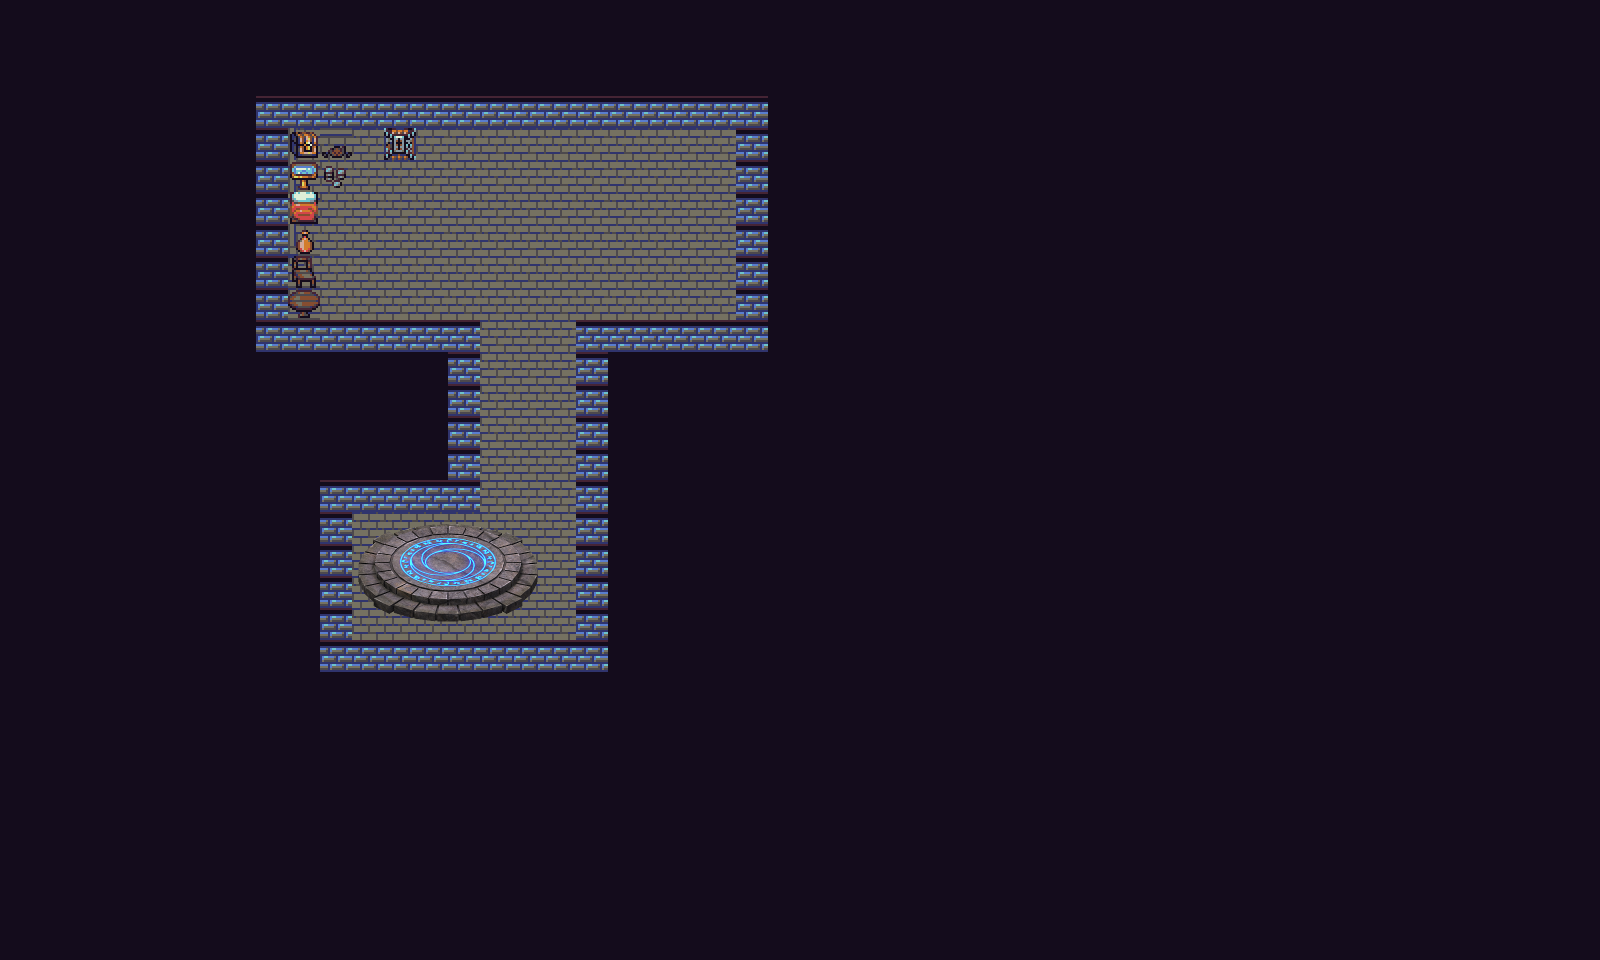

Rendered tile map (Tiled .tmx) drawn with the repository's tilesets; below, a short description and the full map source, tile grids included:
An orthogonal 50x30 tile map with 32x32 px tiles, 2 tile layers (Calque de Tuiles 1, Calque de Tuiles Portale), 2 tilesets.

<map version="1.10" tiledversion="1.10.2" orientation="orthogonal" renderorder="right-down" width="50" height="30" tilewidth="32" tileheight="32" infinite="0" nextlayerid="3" nextobjectid="1">
 <tileset firstgid="1" source="Dungeon.tsx" />
 <tileset firstgid="301" source="teleport_256.tsx" />
 <layer id="1" name="Calque de Tuiles 1" width="50" height="30">
  <data encoding="csv">
1,1,1,1,1,1,1,1,1,1,1,1,1,1,1,1,1,1,1,1,1,1,1,1,1,1,1,1,1,1,1,1,1,1,1,1,1,1,1,1,1,1,1,1,1,1,1,1,1,1,
1,1,1,1,1,1,1,1,1,1,1,1,1,1,1,1,1,1,1,1,1,1,1,1,1,1,1,1,1,1,1,1,1,1,1,1,1,1,1,1,1,1,1,1,1,1,1,1,1,1,
1,1,1,1,1,1,1,1,1,1,1,1,1,1,1,1,1,1,1,1,1,1,1,1,1,1,1,1,1,1,1,1,1,1,1,1,1,1,1,1,1,1,1,1,1,1,1,1,1,1,
1,1,1,1,1,1,1,1,23,23,23,23,23,23,23,23,23,23,23,23,23,23,23,23,1,1,1,1,1,1,1,1,1,1,1,1,1,1,1,1,1,1,1,1,1,1,1,1,1,1,
1,1,1,1,1,1,1,1,23,103,205,65,117,65,65,65,65,65,65,65,65,65,65,23,1,1,1,1,1,1,1,1,1,1,1,1,1,1,1,1,1,1,1,1,1,1,1,1,1,1,
1,1,1,1,1,1,1,1,23,202,64,65,65,65,65,65,65,65,65,65,65,65,65,23,1,1,1,1,1,1,1,1,1,1,1,1,1,1,1,1,1,1,1,1,1,1,1,1,1,1,
1,1,1,1,1,1,1,1,23,204,65,65,65,65,65,65,65,65,65,65,65,65,65,23,1,1,1,1,1,1,1,1,1,1,1,1,1,1,1,1,1,1,1,1,1,1,1,1,1,1,
1,1,1,1,1,1,1,1,23,242,65,65,65,65,65,65,65,65,65,65,65,65,65,23,1,1,1,1,1,1,1,1,1,1,1,1,1,1,1,1,1,1,1,1,1,1,1,1,1,1,
1,1,1,1,1,1,1,1,23,243,65,65,65,65,65,65,65,65,65,65,65,65,65,23,1,1,1,1,1,1,1,1,1,1,1,1,1,1,1,1,1,1,1,1,1,1,1,1,1,1,
1,1,1,1,1,1,1,1,23,244,65,65,65,65,65,65,65,65,65,65,65,65,65,23,1,1,1,1,1,1,1,1,1,1,1,1,1,1,1,1,1,1,1,1,1,1,1,1,1,1,
1,1,1,1,1,1,1,1,23,23,23,23,23,23,23,65,65,65,23,23,23,23,23,23,1,1,1,1,1,1,1,1,1,1,1,1,1,1,1,1,1,1,1,1,1,1,1,1,1,1,
1,1,1,1,1,1,1,1,1,1,1,1,1,1,23,65,65,65,23,1,1,1,1,1,1,1,1,1,1,1,1,1,1,1,1,1,1,1,1,1,1,1,1,1,1,1,1,1,1,1,
1,1,1,1,1,1,1,1,1,1,1,1,1,1,23,65,65,65,23,1,1,1,1,1,1,1,1,1,1,1,1,1,1,1,1,1,1,1,1,1,1,1,1,1,1,1,1,1,1,1,
1,1,1,1,1,1,1,1,1,1,1,1,1,1,23,65,65,65,23,1,1,1,1,1,1,1,1,1,1,1,1,1,1,1,1,1,1,1,1,1,1,1,1,1,1,1,1,1,1,1,
1,1,1,1,1,1,1,1,1,1,1,1,1,1,23,65,65,65,23,1,1,1,1,1,1,1,1,1,1,1,1,1,1,1,1,1,1,1,1,1,1,1,1,1,1,1,1,1,1,1,
1,1,1,1,1,1,1,1,1,1,23,23,23,23,23,65,65,65,23,1,1,1,1,1,1,1,1,1,1,1,1,1,1,1,1,1,1,1,1,1,1,1,1,1,1,1,1,1,1,1,
1,1,1,1,1,1,1,1,1,1,23,65,65,65,65,65,65,65,23,1,1,1,1,1,1,1,1,1,1,1,1,1,1,1,1,1,1,1,1,1,1,1,1,1,1,1,1,1,1,1,
1,1,1,1,1,1,1,1,1,1,23,65,65,65,65,65,65,65,23,1,1,1,1,1,1,1,1,1,1,1,1,1,1,1,1,1,1,1,1,1,1,1,1,1,1,1,1,1,1,1,
1,1,1,1,1,1,1,1,1,1,23,65,65,65,65,65,65,65,23,1,1,1,1,1,1,1,1,1,1,1,1,1,1,1,1,1,1,1,1,1,1,1,1,1,1,1,1,1,1,1,
1,1,1,1,1,1,1,1,1,1,23,65,65,65,65,65,65,65,23,1,1,1,1,1,1,1,1,1,1,1,1,1,1,1,1,1,1,1,1,1,1,1,1,1,1,1,1,1,1,1,
1,1,1,1,1,1,1,1,1,1,23,23,23,23,23,23,23,23,23,1,1,1,1,1,1,1,1,1,1,1,1,1,1,1,1,1,1,1,1,1,1,1,1,1,1,1,1,1,1,1,
1,1,1,1,1,1,1,1,1,1,1,1,1,1,1,1,1,1,1,1,1,1,1,1,1,1,1,1,1,1,1,1,1,1,1,1,1,1,1,1,1,1,1,1,1,1,1,1,1,1,
1,1,1,1,1,1,1,1,1,1,1,1,1,1,1,1,1,1,1,1,1,1,1,1,1,1,1,1,1,1,1,1,1,1,1,1,1,1,1,1,1,1,1,1,1,1,1,1,1,1,
1,1,1,1,1,1,1,1,1,1,1,1,1,1,1,1,1,1,1,1,1,1,1,1,1,1,1,1,1,1,1,1,1,1,1,1,1,1,1,1,1,1,1,1,1,1,1,1,1,1,
1,1,1,1,1,1,1,1,1,1,1,1,1,1,1,1,1,1,1,1,1,1,1,1,1,1,1,1,1,1,1,1,1,1,1,1,1,1,1,1,1,1,1,1,1,1,1,1,1,1,
1,1,1,1,1,1,1,1,1,1,1,1,1,1,1,1,1,1,1,1,1,1,1,1,1,1,1,1,1,1,1,1,1,1,1,1,1,1,1,1,1,1,1,1,1,1,1,1,1,1,
1,1,1,1,1,1,1,1,1,1,1,1,1,1,1,1,1,1,1,1,1,1,1,1,1,1,1,1,1,1,1,1,1,1,1,1,1,1,1,1,1,1,1,1,1,1,1,1,1,1,
1,1,1,1,1,1,1,1,1,1,1,1,1,1,1,1,1,1,1,1,1,1,1,1,1,1,1,1,1,1,1,1,1,1,1,1,1,1,1,1,1,1,1,1,1,1,1,1,1,1,
1,1,1,1,1,1,1,1,1,1,1,1,1,1,1,1,1,1,1,1,1,1,1,1,1,1,1,1,1,1,1,1,1,1,1,1,1,1,1,1,1,1,1,1,1,1,1,1,1,1,
1,1,1,1,1,1,1,1,1,1,1,1,1,1,1,1,1,1,1,1,1,1,1,1,1,1,1,1,1,1,1,1,1,1,1,1,1,1,1,1,1,1,1,1,1,1,1,1,1,1
</data>
 </layer>
 <layer id="2" name="Calque de Tuiles Portale" width="50" height="30">
  <data encoding="csv">
0,0,0,0,0,0,0,0,0,0,0,0,0,0,0,0,0,0,0,0,0,0,0,0,0,0,0,0,0,0,0,0,0,0,0,0,0,0,0,0,0,0,0,0,0,0,0,0,0,0,
0,0,0,0,0,0,0,0,0,0,0,0,0,0,0,0,0,0,0,0,0,0,0,0,0,0,0,0,0,0,0,0,0,0,0,0,0,0,0,0,0,0,0,0,0,0,0,0,0,0,
0,0,0,0,0,0,0,0,0,0,0,0,0,0,0,0,0,0,0,0,0,0,0,0,0,0,0,0,0,0,0,0,0,0,0,0,0,0,0,0,0,0,0,0,0,0,0,0,0,0,
0,0,0,0,0,0,0,0,0,0,0,0,0,0,0,0,0,0,0,0,0,0,0,0,0,0,0,0,0,0,0,0,0,0,0,0,0,0,0,0,0,0,0,0,0,0,0,0,0,0,
0,0,0,0,0,0,0,0,0,0,0,0,0,0,0,0,0,0,0,0,0,0,0,0,0,0,0,0,0,0,0,0,0,0,0,0,0,0,0,0,0,0,0,0,0,0,0,0,0,0,
0,0,0,0,0,0,0,0,0,0,0,0,0,0,0,0,0,0,0,0,0,0,0,0,0,0,0,0,0,0,0,0,0,0,0,0,0,0,0,0,0,0,0,0,0,0,0,0,0,0,
0,0,0,0,0,0,0,0,0,0,0,0,0,65,65,0,65,65,65,65,0,0,0,0,0,0,0,0,0,0,0,0,0,0,0,0,0,0,0,0,0,0,0,0,0,0,0,0,0,0,
0,0,0,0,0,0,0,0,0,0,0,0,0,0,65,65,65,65,65,65,0,0,0,0,0,0,0,0,0,0,0,0,0,0,0,0,0,0,0,0,0,0,0,0,0,0,0,0,0,0,
0,0,0,0,0,0,0,0,0,0,0,0,0,0,0,65,65,65,0,0,0,0,0,0,0,0,0,0,0,0,0,0,0,0,0,0,0,0,0,0,0,0,0,0,0,0,0,0,0,0,
0,0,0,0,0,0,0,0,0,0,0,0,0,0,0,0,0,0,0,0,0,0,0,0,0,0,0,0,0,0,0,0,0,0,0,0,0,0,0,0,0,0,0,0,0,0,0,0,0,0,
0,0,0,0,0,0,0,0,0,0,0,0,0,0,0,0,0,0,0,0,0,0,0,0,0,0,0,0,0,0,0,0,0,0,0,0,0,0,0,0,0,0,0,0,0,0,0,0,0,0,
0,0,0,0,0,0,0,0,0,0,0,0,0,0,0,0,0,0,0,0,0,0,0,0,0,0,0,0,0,0,0,0,0,0,0,0,0,0,0,0,0,0,0,0,0,0,0,0,0,0,
0,0,0,0,0,0,0,0,0,0,0,0,0,0,0,0,0,0,0,0,0,0,0,0,0,0,0,0,0,0,0,0,0,0,0,0,0,0,0,0,0,0,0,0,0,0,0,0,0,0,
0,0,0,0,0,0,0,0,0,0,0,0,0,0,0,0,0,0,0,0,0,0,0,0,0,0,0,0,0,0,0,0,0,0,0,0,0,0,0,0,0,0,0,0,0,0,0,0,0,0,
0,0,0,0,0,0,0,0,0,0,0,0,0,0,0,0,0,0,0,0,0,0,0,0,0,0,0,0,0,0,0,0,0,0,0,0,0,0,0,0,0,0,0,0,0,0,0,0,0,0,
0,0,0,0,0,0,0,0,0,0,0,0,0,0,0,0,0,0,0,0,0,0,0,0,0,0,0,0,0,0,0,0,0,0,0,0,0,0,0,0,0,0,0,0,0,0,0,0,0,0,
0,0,0,0,0,0,0,0,0,0,0,430,431,432,433,434,435,0,0,0,0,0,0,0,0,0,0,0,0,0,0,0,0,0,0,0,0,0,0,0,0,0,0,0,0,0,0,0,0,0,
0,0,0,0,0,0,0,0,0,0,0,438,439,440,441,442,443,0,0,0,0,0,0,0,0,0,0,0,0,0,0,0,0,0,0,0,0,0,0,0,0,0,0,0,0,0,0,0,0,0,
0,0,0,0,0,0,0,0,0,0,0,446,447,448,449,450,451,0,0,0,0,0,0,0,0,0,0,0,0,0,0,0,0,0,0,0,0,0,0,0,0,0,0,0,0,0,0,0,0,0,
0,0,0,0,0,0,0,0,0,0,0,454,455,456,457,458,459,0,0,0,0,0,0,0,0,0,0,0,0,0,0,0,0,0,0,0,0,0,0,0,0,0,0,0,0,0,0,0,0,0,
0,0,0,0,0,0,0,0,0,0,0,0,0,0,0,0,0,0,0,0,0,0,0,0,0,0,0,0,0,0,0,0,0,0,0,0,0,0,0,0,0,0,0,0,0,0,0,0,0,0,
0,0,0,0,0,0,0,0,0,0,0,0,0,0,0,0,0,0,0,0,0,0,0,0,0,0,0,0,0,0,0,0,0,0,0,0,0,0,0,0,0,0,0,0,0,0,0,0,0,0,
0,0,0,0,0,0,0,0,0,0,0,0,0,0,0,0,0,0,0,0,0,0,0,0,0,0,0,0,0,0,0,0,0,0,0,0,0,0,0,0,0,0,0,0,0,0,0,0,0,0,
0,0,0,0,0,0,0,0,0,0,0,0,0,0,0,0,0,0,0,0,0,0,0,0,0,0,0,0,0,0,0,0,0,0,0,0,0,0,0,0,0,0,0,0,0,0,0,0,0,0,
0,0,0,0,0,0,0,0,0,0,0,0,0,0,0,0,0,0,0,0,0,0,0,0,0,0,0,0,0,0,0,0,0,0,0,0,0,0,0,0,0,0,0,0,0,0,0,0,0,0,
0,0,0,0,0,0,0,0,0,0,0,0,0,0,0,0,0,0,0,0,0,0,0,0,0,0,0,0,0,0,0,0,0,0,0,0,0,0,0,0,0,0,0,0,0,0,0,0,0,0,
0,0,0,0,0,0,0,0,0,0,0,0,0,0,0,0,0,0,0,0,0,0,0,0,0,0,0,0,0,0,0,0,0,0,0,0,0,0,0,0,0,0,0,0,0,0,0,0,0,0,
0,0,0,0,0,0,0,0,0,0,0,0,0,0,0,0,0,0,0,0,0,0,0,0,0,0,0,0,0,0,0,0,0,0,0,0,0,0,0,0,0,0,0,0,0,0,0,0,0,0,
0,0,0,0,0,0,0,0,0,0,0,0,0,0,0,0,0,0,0,0,0,0,0,0,0,0,0,0,0,0,0,0,0,0,0,0,0,0,0,0,0,0,0,0,0,0,0,0,0,0,
0,0,0,0,0,0,0,0,0,0,0,0,0,0,0,0,0,0,0,0,0,0,0,0,0,0,0,0,0,0,0,0,0,0,0,0,0,0,0,0,0,0,0,0,0,0,0,0,0,0
</data>
 </layer>
</map>
